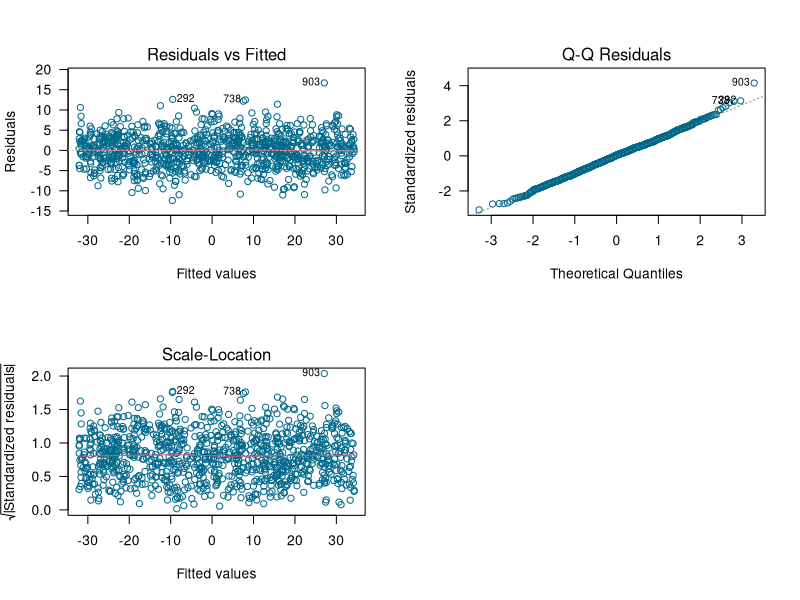
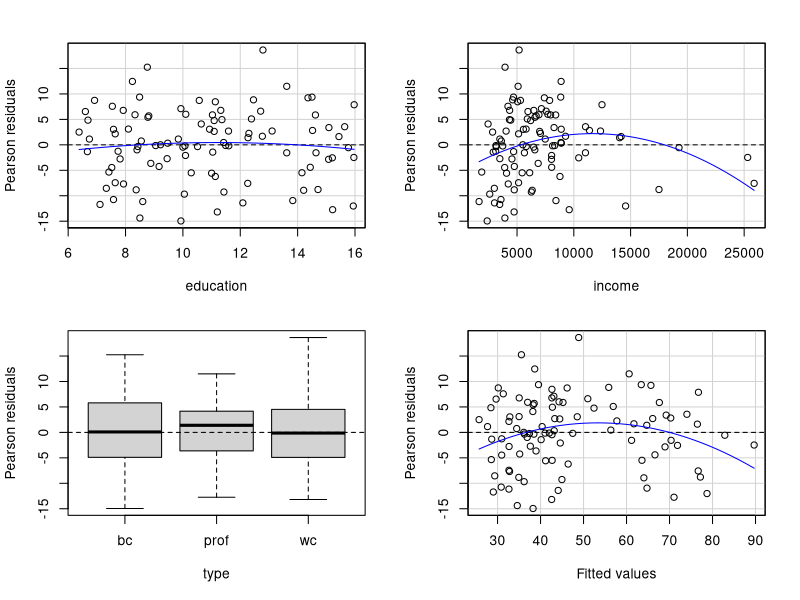
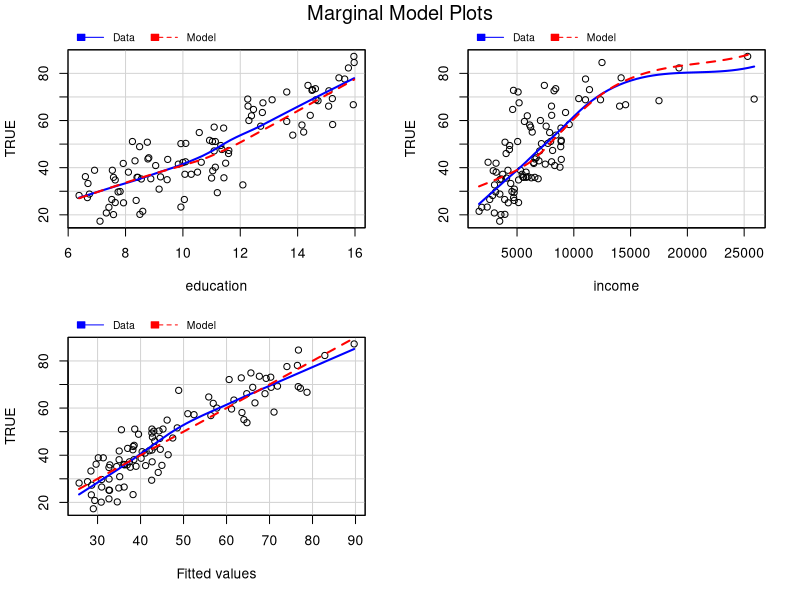

R code for these plots, in order:
## ---- chunk 1
gen_dat <- function(n) {
  varianza <- 16
  x <- runif(n=n, min=-5, max=6)
  media <- 4 - 6 * x
  y <- rnorm(n=n, mean=media, sd=sqrt(varianza))
  marco_datos <- data.frame(y=y, x=x)
  return(marco_datos)
}

datos <- gen_dat(n=1000)
mod <- lm(y ~ x, data=datos)
## ---- chunk 2
par(mfrow=c(2, 2))
plot(mod, las=1, col='deepskyblue4', which=1:3)
## ---- chunk 3
library(car)
str(Prestige)
prestige_mod <- lm (prestige ~ education + income + type, data=Prestige)
## ---- chunk 4
residualPlots(prestige_mod)
## ---- chunk 5

marginalModelPlots(prestige_mod)
